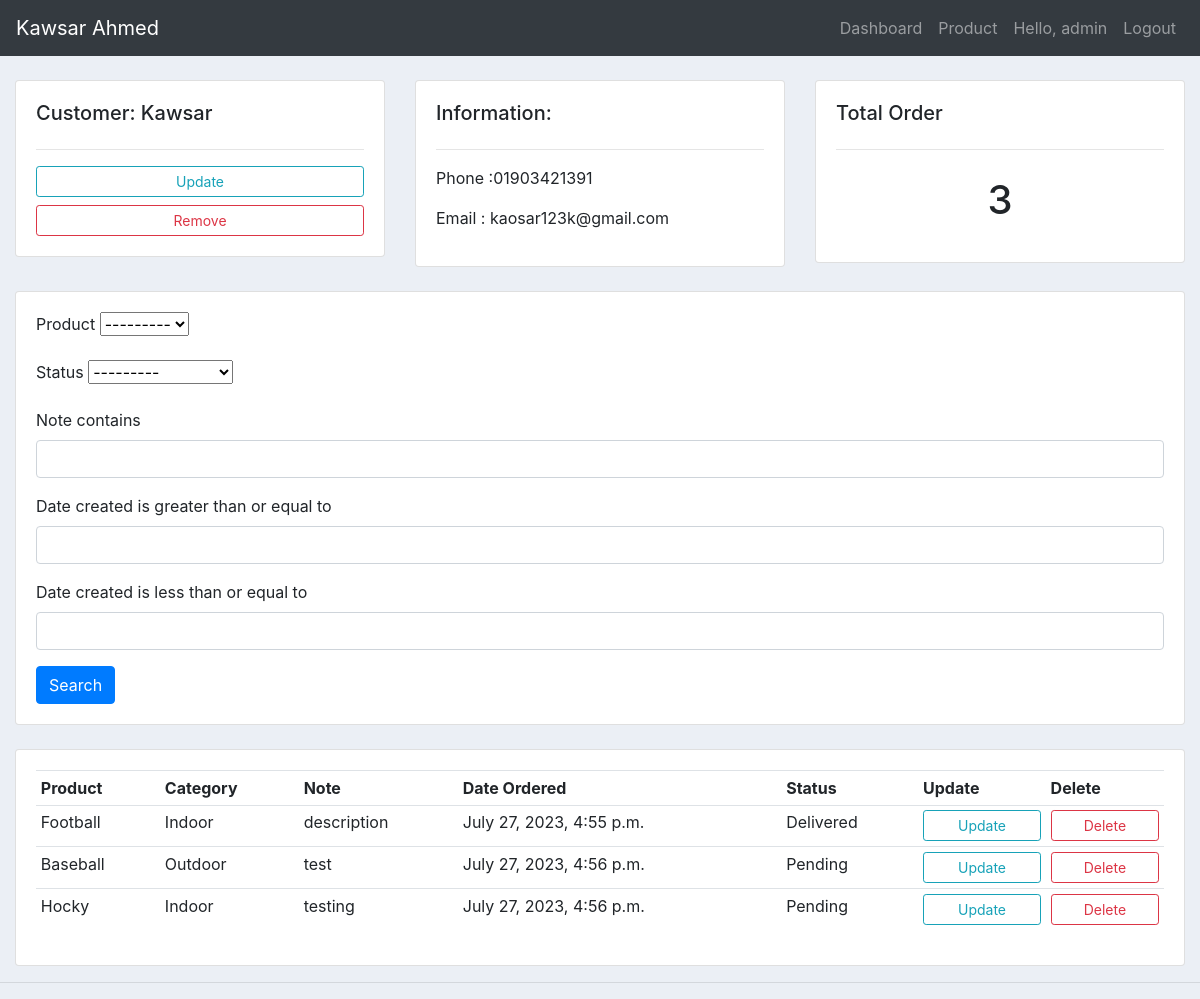
The app's page /customer/1/ (signed in) with its own data.
### myapp/models.py (models this page shows, shortened)
class Customer(models.Model):
    user         = models.OneToOneField(User, null=True, on_delete=models.CASCADE)
    name         = models.CharField(max_length=20, null=True)
    email        = models.EmailField(max_length=60, null=True)
    phone        = models.CharField(max_length=11, null=True)
    date_created = models.DateTimeField(auto_now_add=True, null=True)

class Order(models.Model):
    STATUS      = (
                ('Delivered','Delivered'),
                ('Pending','Pending'),
                ('Out For Delivery','Out For Delivery'),
            )
    customer     = models.ForeignKey(Customer, null=True, on_delete=models.SET_NULL)
    product      =  models.ForeignKey(Product, null=True, on_delete=models.SET_NULL)
    status       = models.CharField(max_length=500, null=True, choices=STATUS)
    note         = models.CharField(max_length=5000, null=True)
    date_created = models.DateTimeField(auto_now_add=True, null=True)

class Product(models.Model):
    CATEGORY = (
        ('Indoor', 'Indoor'),
        ('Outdoor', 'Outdoor'),
    )
    name         = models.CharField(max_length=20, null=True)
    price        = models.FloatField(max_length=4, null=True)
    category     = models.CharField(max_length=500, null=True, choices=CATEGORY)
    description  = models.CharField(max_length=300, null=True, blank=True)
    date_created = models.DateTimeField(auto_now_add=True, null=True)
    tags         = models.ManyToManyField(Tag)
    def __str__(self) :
       return self.name

### myapp/decorators.py (the view)
        def wrapper_func(request, *args, **kwargs):
            group = None
            if request.user.groups.exists():
                group = request.user.groups.all()[0].name
            if group in allowed_roles:
                return view_func(request, *args, **kwargs)
            else:
                return render(request, 'accounts/notallow.html')

### myapp/views.py (called while the page is built)
@login_required(login_url='login')
@allowerd_users(allowed_roles=['admin'])
def customer(request,id):
    customer = Customer.objects.get(id=id)
    orders = customer.order_set.all()
    orderFilter = OrderFilter(request.GET, queryset=orders)
    orders = orderFilter.qs
    context = {'customer':customer,'orders':orders,'orderFilter':orderFilter,}
    return render(request, 'accounts/customer.html',context)

### templates/accounts/customer.html (shortened to what this page needs)
{% extends 'base.html' %}
{% load crispy_forms_tags %}
{% block body %}
<br>
<div class="row">
    <div class="col-md">
        <div class="card card-body">
            <h5>Customer: {{ customer.name }}</h5>
            <hr>
            <a href="" class="btn btn-outline-info btn-sm btn-block">Update</a>
            <a href="" class="btn btn-outline-danger btn-sm btn-block">Remove</a>
        </div>
    </div>
    <div class="col-md">
        <div class="card card-body">
            <h5>Information:</h5>
            <hr>
            <p>Phone :{{ customer.phone }}</p>
            <p>Email : {{ customer.email }}</p>
        </div>
    </div>
    <div class="col-md">
        <div class="card card-body">
            <h5>Total Order</h5>
            <hr>
            <h1 style="text-align: center; padding: 10px;">{{ orders.count }}</h1>
        </div>
    </div>
</div>
<br>
<div class="row">
    <div class="col">
        <div class="card card-body">
            <form method="get">
                {{ orderFilter.form | crispy }}
                <button class="btn btn-primary" type="submit">Search</button>
            </form>
        </div>
    </div>
</div>
<br>
<div class="row">
    <div class="col-md">
        <div class="card card-body">
            <table class="table table-sm">
                <tr>
                    <th>Product</th>
                    <th>Category</th>
                    <th>Note</th>
                    <th>Date Ordered</th>
                    <th>Status</th>
                    <th>Update</th>
                    <th>Delete</th>
                </tr>
                {% for order in orders %}
                <tr>
                    <td>{{ order.product.name }}</td>
                    <td>{{ order.product.category }}</td>
                    <td>{{ order.note }}</td>
                    <td>{{ order.date_created }}</td>
                    <td>{{ order.status }}</td>
                    <td><a href="{% url 'update_order' order.id %}" class="btn btn-outline-info btn-sm btn-block">Update</a></td>
                    <td><a href="{% url 'delete_order' order.id %}" class="btn btn-outline-danger btn-sm btn-block">Delete</a></td>
                </tr>
                {% endfor %}
            </table>
        </div>
    </div>
</div>
{% endblock %}

### templates/navbar.html (shortened to what this page needs)
<nav class="navbar navbar-expand-lg navbar-dark bg-dark">
    <a class="navbar-brand" href="{% url 'dashboard' %}">Kawsar Ahmed</a>
    <div class="collapse navbar-collapse" id="navbarSupportedContent">
      <ul class="navbar-nav ml-auto">
        {% if request.user.is_staff %}
        <li class="nav-item">
          <a class="nav-link" href="{% url 'dashboard' %}">Dashboard</a>
        </li>
        <li class="nav-item">
          <a class="nav-link" href="{% url 'product' %}">Product</a>
        </li>
        {% endif %}
        {% if request.user.is_authenticated %}
        <li class="nav-item">
          <span class="nav-link">Hello, {{ request.user }}</span>
        </li>
        <li class="nav-item">
          <a class="nav-link" href="{% url 'logout' %}">Logout</a>
        </li>
        {% endif %}
    </div>
  </nav>

### static/css/main.css (style rules this page uses)
body { background-color: #ebeff5; }

### records on screen
Customer: name "Kawsar", phone "01903421391", email "kaosar123k@gmail.com"
Order: product.name "Football", product.category "Indoor", note "description", date_created "July 27, 2023, 4:55 p.m.", status "Delivered"
Order: product.name "Baseball", product.category "Outdoor", note "test", date_created "July 27, 2023, 4:56 p.m.", status "Pending"
Order: product.name "Hocky", product.category "Indoor", note "testing", date_created "July 27, 2023, 4:56 p.m.", status "Pending"

### other values on screen
{{ request.user }} "admin"
{{ orders.count }} "3"
